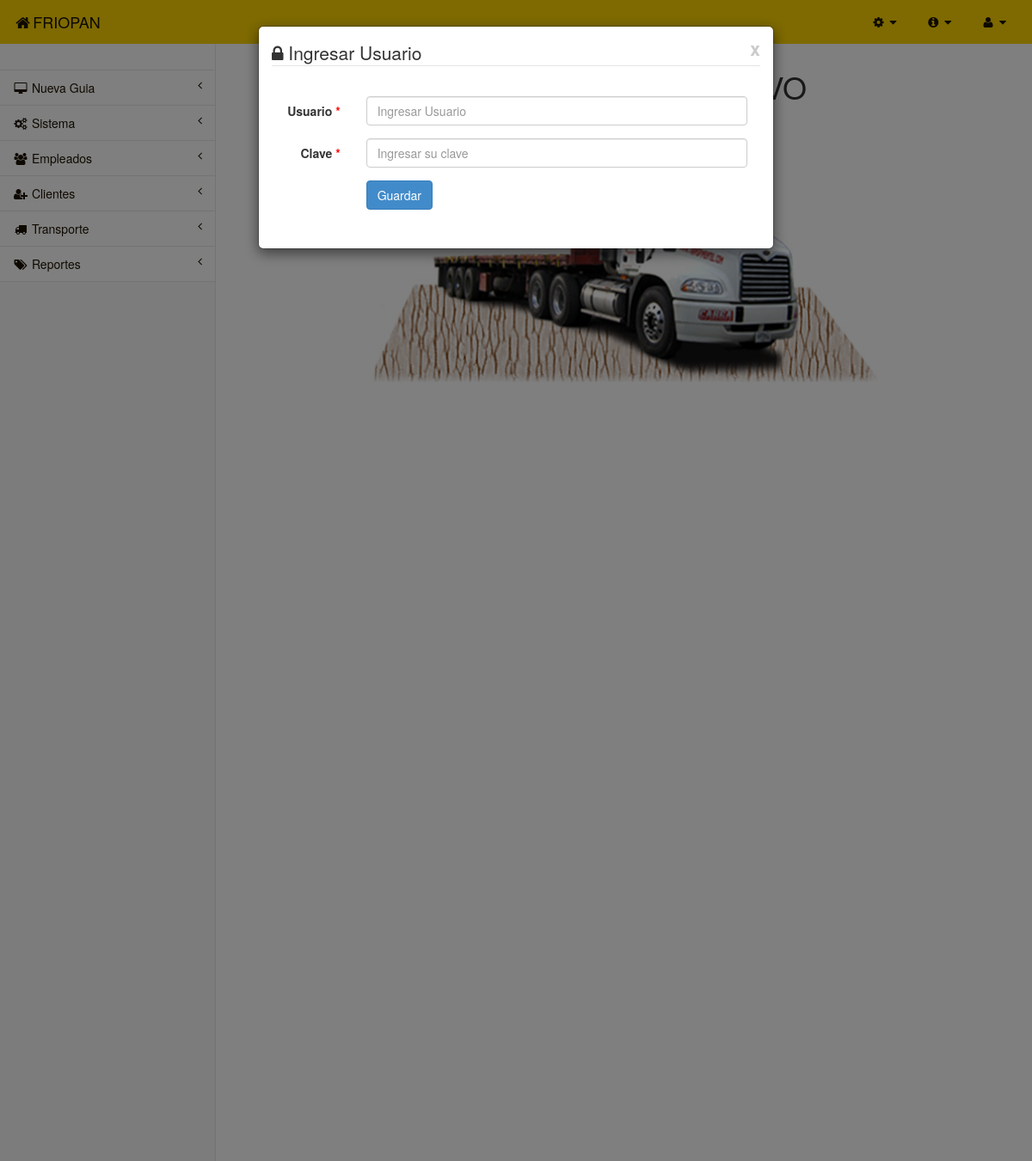
/vista/Vadmin.php, run on the app's committed database.
### tables this page shows
CREATE TABLE IF NOT EXISTS `menus` (
`id_Menu` int(11) NOT NULL,
  `etiqueta_men` varchar(250) NOT NULL,
  `url_men` varchar(250) NOT NULL,
  `clase_men` varchar(100) DEFAULT NULL,
  `posicion_men` int(11) NOT NULL,
  `activar_men` int(11) NOT NULL,
  `evento_men` varchar(100) DEFAULT NULL,
  `contenido_men` longtext,
  `fecha_reg_men` date NOT NULL,
  `hora_reg_men` time NOT NULL,
  `fecha_mod_men` date NOT NULL,
  `hora_mod_men` time NOT NULL,
  `status_men` int(11) NOT NULL
);

### libs/Config.php (called while the page is built, shortened)
<?php
class Config
{
    private static $instance;
    public static function singleton()
    {
        if (!isset(self::$instance)) {
            self::$instance = new $c;
        }
        return self::$instance;
    }
}
?>

### libs/SPDO.php (called while the page is built, shortened)
<?php
class SPDO extends PDO
{
	private static $instance = null;
	public function __construct()
	{
		$config = Config::singleton();
	}
	public static function singleton()
	{
		if( self::$instance == null )
		{
			self::$instance = new self();
		}
		return self::$instance;
	}
}
?>

### modelo/MenuModel.php (called while the page is built, shortened)
<?php
	class MenuModel extends ModelBase
	{
		protected $Modelo;
		public function __construct()
		{
			$this->Modelo = new ModelBase();
			return parent ::__construct();
		}
		Public Function consultar($tabla, $where=null, $condicion=null, $cabeceras=null)
		{
			$array = $this->Modelo->consultarSQL($tabla, $where, $condicion, $cabeceras);
			return $array;
		}
	}
?>

### libs/ModelBase.php (called while the page is built, shortened)
<?php
class ModelBase
{
	protected $db;
	public function __construct()
	{
		$this->db = SPDO::singleton();
	}
	Public function consultarSQL($tabla, $where=1, $tipo=null, $cabeceras=null)
	{
		$consulta = $this->db->query("SELECT * FROM $tabla WHERE $where");
		if(($tipo==1)||($tipo==null))
		{
			return $consulta->fetch(PDO::FETCH_BOTH);
		}elseif($tipo=='assoc')
		{
			return $consulta->fetch(PDO::FETCH_ASSOC);
		}elseif($tipo==2)
		{
			return $consulta;
		}elseif(($tipo==3) OR ($tipo=='count_both'))
		{
			 $consultaCount = $this->db->query("SELECT COUNT(*) FROM $tabla WHERE $where");
			return $consultaCount->fetch(PDO::FETCH_BOTH);
		}elseif(($tipo=='cantidad_asociativo') OR ($tipo=='count_assoc'))
		{
			 $consultaCount = $this->db->query("SELECT COUNT(*) as count FROM $tabla WHERE $where");
			return $consultaCount->fetch(PDO::FETCH_ASSOC);
		}elseif($tipo==4)
		{
			return $consultaLIMIT = $this->db->query("SELECT $cabeceras FROM $tabla WHERE $where");
		}elseif($tipo=='cabecera_assoc')
		{
			$consultaLIMIT = $this->db->query("SELECT $cabeceras FROM $tabla WHERE $where");
			return $consultaLIMIT->fetch(PDO::FETCH_ASSOC);
		}
	}
	function __destruct()
	{
		$this->db = SPDO::singleton();
    }
}
?>

### libs/PlantillaAdmin.class.php (the view, shortened to what this page needs)
<?php
Class PlantillaAdmin
{
  Public function head()
  {
    echo
    '
    <meta charset="utf-8">
      <title>FRIOPAN 9287 </title>
      <link href="plantillas/01/css/bootstrap.css" rel="stylesheet">
      <link href="plantillas/01/font-awesome/css/font-awesome.css" rel="stylesheet">
      <link href="plantillas/01/css/plugins/morris/morris-0.4.3.min.css" rel="stylesheet">
      <link href="plantillas/01/css/plugins/timeline/timeline.css" rel="stylesheet">
      <link href="plantillas/01/css/sb-admin.css" rel="stylesheet">
      <script src="plantillas/01/js/jquery-1.10.2.js"></script>
      <link href="plantillas/01/css/jquery-ui-1.10.4.custom.css" rel="stylesheet">
      <script src="plantillas/01/js/jquery-ui-1.10.4.custom.js"></script>
      <script src="plantillas/01/js/bootstrap.min.js"></script>
      <link href="plantillas/01/css/style.css" rel="stylesheet">
      <script src="plantillas/01/js/funciones_ajax.js"></script>
      <script src="plantillas/01/js/plugins/metisMenu/jquery.metisMenu.js"></script>
      <script src="plantillas/01/js/plugins/dataTables/jquery.dataTables.js"></script>
      <script src="plantillas/01/js/plugins/dataTables/dataTables.bootstrap.js"></script>
      <script src="plantillas/01/js/sb-admin.js"></script>
       <script src="librerias/ckeditor/ckeditor.js"></script>
       <meta http-equiv="Content-Type" content="text/html; charset=iso-8859-1" />
       <meta http-equiv="Content-Type" content="text/html; charset=utf-8" />
    ';
  }
	Public function menuSuperior(){
		echo '<nav class="navbar navbar-inverse navbar-static-top" role="navigation" style="margin-bottom: 0">
            <div class="navbar-header">
                <button type="button" class="navbar-toggle" data-toggle="collapse" data-target=".sidebar-collapse">
                    <span class="sr-only">Toggle navigation</span>
                    <span class="icon-bar"></span>
                    <span class="icon-bar"></span>
                    <span class="icon-bar"></span>
                </button>
                <a id="log" class="navbar-brand" href="index.php"><i class="fa fa-home fa-fw"></i>'.Idioma::TITULO_SISTEMA.'</a>
            </div>
            <ul class="nav navbar-top-links navbar-right">';
              echo '
              <li class="dropdown">
                    <a class="dropdown-toggle" data-toggle="dropdown" href="#">
                        <i class="fa fa-cog fa-fw"></i>  <i class="fa fa-caret-down"></i>
                    </a>
                                    <i class="fa fa-server fa-fw"></i> '.Idioma::MENU.'
                                    <span class="pull-right text-muted small"><i title="'.Idioma::MENU.'" class="fa fa-info-circle fa-fw"></i></span>
                                    <i class="fa fa-bars fa-fw"></i> '.Idioma::SUBMENU.'
                                    <span class="pull-right text-muted small"><i title="'.Idioma::SUBMENU.'" class="fa fa-info-circle fa-fw"></i></span>
                                    <i class="fa fa-lock fa-fw"></i> '.Idioma::PERMISOS.'
                                    <span class="pull-right text-muted small"><i title="'.Idioma::PERMISOS.'" class="fa fa-info-circle fa-fw"></i></span>
              </li>
                <li class="dropdown">
                    <a class="dropdown-toggle" data-toggle="dropdown" href="#">
                        <i class="fa fa-info-circle fa-fw"></i>  <i class="fa fa-caret-down"></i>
                    </a>
                </li>
                <li class="dropdown">
                    <a class="dropdown-toggle" data-toggle="dropdown" href="#">
                        <i class="fa fa-user fa-fw"></i>  <i class="fa fa-caret-down"></i>
                    </a>
                    <ul class="dropdown-menu dropdown-user">
                      <li><a href="index.php?controlador=Usuario&accion=registrar"><i class="fa fa-sign-out fa-fw"></i>'.Idioma::NUEVO_USUARIO.'</a></li>
                      ';
                            echo'
                    </ul>
                </li>
            </ul>
        </nav>';
	}
	Public function menuIzquierdo()
  {
		require_once "modelo/MenuModel.php";
    $modelo = new MenuModel("modelo/MenuModel.php");
    $menu =  $modelo->consultar('menus', 'status_men=1 AND activar_men=1 ORDER BY posicion_men ASC', 2);
    echo '<nav class="navbar-inverse2 navbar-static-side" role="navigation">
            <div class="sidebar-collapse legend">
                <ul class="nav" id="side-menu">
                    <li class="sidebar-search">
                    </li>
                    ';
                    while($menuArray = $menu->fetch())
                    {
                      if($menuArray["id_Menu"]!=null)
                      {
                        echo '<li>';
                        if((empty($menuArray["url_men"])) OR ($menuArray["url_men"]=='#'))
                        {
                          echo'<a id="menu_'.$menuArray["id_Menu"].'" href="#" onclick="'.html_entity_decode($menuArray["evento_men"], ENT_QUOTES, "UTF-8").'" ><i class="fa '.$menuArray["clase_men"].' fa-fw"></i> <span class="fa arrow"></span>'.$menuArray["etiqueta_men"].'</a>';
                        }else
                        {
                          echo'<a id="menu_'.$menuArray["id_Menu"].'" href="'.$menuArray["url_men"].'" ><i class="fa '.$menuArray["clase_men"].' fa-fw"></i> <span class="fa arrow"></span>'.$menuArray["etiqueta_men"].'</a>';
                        }
                        echo '</li>';
                      }
                    }
              echo '</ul>
            </div>
        </nav>';
	}
}
?>

### vista/Vadmin.php (shortened to what this page needs)
<?php
	require_once 'libs/PlantillaAdmin.class.php';
	require_once 'libs/Formulario.class.php';
	$Plantilla = new PlantillaAdmin('libs/PlantillaAdmin.class.php');
	$Formulario = new Formulario('libs/Formulario.class.php');
	$Funcion = new Funcion('libs/Funciones.class.php');
?>
<!DOCTYPE html>
<html>
  <head>
   <?php  $Plantilla->head(); ?>
  </head>
  <body>
    <div id="wrapper">
        <?php
         	$Plantilla->menuSuperior();
         	$Plantilla->menuIzquierdo();
         ?>
        <div id="page-wrapper">
              <div class="row">
                <div class="col-lg-12">
                    <div id="contenedor" class="">
                    	<center><h1><?php echo Idioma::TITULO_PANEL_ADMIN; ?> </h1><BR><img width="600px;" height="300px;" src="media/imagen/imagen/camion2.png" ><BR><h1><?php echo Idioma::SISTEMA_VERSION; ?></h1></center>
                    <div style="display:None;" id="modal_2" class="modal fade " tabindex="-1" role="dialog" aria-labelledby="myLargeModalLabel" aria-hidden="true">
						<div class="modal-dialog">
							<div class="modal-content">
								<div class="panel-body">
									<fieldset class="scheduler-border"><legend class="scheduler-border"><i class="fa fa-lock"></i> Ingresar Usuario <button type="button" class="close" data-dismiss="modal">x</button></legend>
										<div class="panel-body">
											<?php
												$Formulario->iniciarForm('login', 'post', 'index.php?controlador=Usuario&accion=iniciarSession', 'multipart/form-data');
												$Formulario->Texto('usuario','usuario', 'Usuario', 'Ingresar Usuario', 'Por favor ingresar su usuario creado.', @$_POST['usuario'], 1, $Funcion->recibirArrayUrl(@$campo["error_1"]), null, 'text');
												$Formulario->Texto('clave','clave', 'Clave', 'Ingresar su clave', 'Por favor ingresar su clave de usuario.', @$_POST['clave'], 1, $Funcion->recibirArrayUrl(@$campo["error_2"]), null, 'password');
												$Formulario->botonSubmit('enviar', 'btn btn-primary', 'Guardar');
												$Formulario->cerrarForm();
											?>
										</div>
									</fieldset>
								</div>
                    		</div>
                    	</div>
                    </div>
                    </div>
                </div>
        </div>
    </div>
</body>
</html>

### libs/Formulario.class.php (shortened to what this page needs)
<?php
class Formulario
{
	Public function iniciarForm($id, $metodo, $action, $tipo=null)
	{
		echo '<form action="'.$action.'" onsubmit="" class="form-horizontal" method="'.$metodo.'" name="form_'.$id.'" id="'.$id.'" accept-charset="utf-8" enctype="'.$tipo.'">';
	}
	Public function cerrarForm()
	{
		echo '</form>';
	}
	Public function botonSubmit($nombre, $clase, $etiqueta)
	{
		echo '<div class="form-group">
				<div class="col-sm-offset-2 col-sm-10">
					<button type="submit" class="'.$clase.'">'.$etiqueta.'</button>
				</div>
			 </div>';
	}
	Public function texto($id, $nombre, $etiqueta, $placeholder, $ayuda,  $value=null, $obligatorio, $error=array(), $size, $tipo)
	{
		if($size==null){$size=10;}
		if($error[0] != null ) {
			echo '<div class="form-group has-error has-feedback alert alert-danger alert-dismissable">';
		}else{
			echo '<div class="form-group ">';
		}
		echo '<label for="inputEmail3" class="col-sm-2 control-label">'.$etiqueta;
		if($obligatorio == 1) {echo '<b style="color:red;"> *</b>';}
		echo '</label>';
		echo '<div class="col-sm-'.$size.'">
		<input type="'.$tipo.'" value="'.$value.'" name="'.$nombre.'" class="form-control" id="'.$id.'"  title="'.$ayuda.'" placeholder="'.$placeholder.'">';
		echo '</div></div>';
	}
}
?>

### plantillas/01/css/sb-admin.css (style rules this page uses)
body { background-color: #f8f8f8; }
#wrapper { width: 100%; }
#page-wrapper { padding: 0 15px; min-height: 568px; background-color: #fff; }
@media (min-width:768px) { #page-wrapper { position: inherit; margin: 0 0 0 250px; padding: 0 30px; min-height: 1300px; border-left: 1px solid #e7e7e7; } }
.navbar-static-side ul li { border-bottom: 1px solid #e7e7e7; }
.navbar-top-links li { display: inline-block; }
.navbar-top-links li:last-child { margin-right: 15px; }
.navbar-top-links li a { padding: 15px; min-height: 50px; }
.sidebar-search { padding: 15px; }
.arrow { float: right; }
.fa.arrow:before { content: "\f104"; }
@media (min-width:768px) { .navbar-static-side { z-index: 1; position: absolute; width: 250px; } }

### plantillas/01/css/style.css (style rules this page uses)
form { width: auto; height: auto; }
fieldset { width: auto; height: auto; }
form label b { color: red; }
#contenedor { margin-top: 30px; }

### data on the page
menus: etiqueta_men "Nueva Guia"
menus: etiqueta_men "Sistema"
menus: etiqueta_men "Empleados"
menus: etiqueta_men "Clientes"
menus: etiqueta_men "Transporte"
menus: etiqueta_men "Reportes"

### other printed values
Idioma::TITULO_SISTEMA "FRIOPAN"
$etiqueta "Usuario Clave"
$etiqueta "Guardar"
